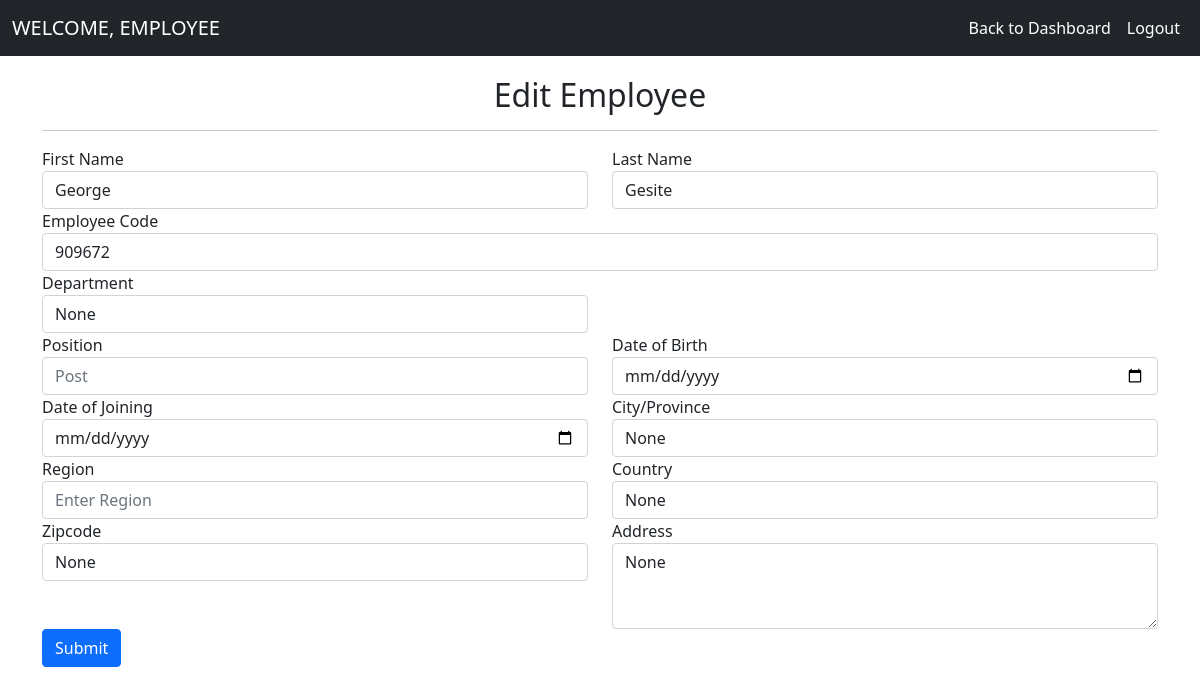
/emp_profile/ (signed in), run on an earlier commit of the app's database.
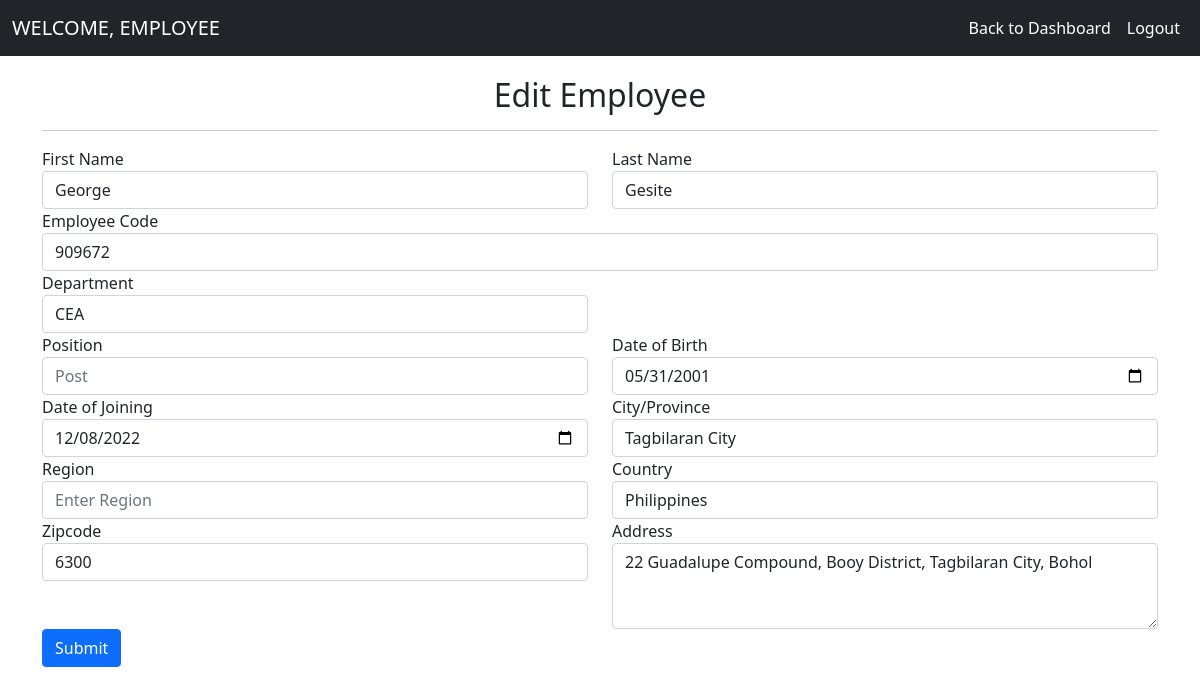
And on a later commit of the database.
### admin_side/models.py (models this page shows, shortened)
class Employee(models.Model):
    user = models.ForeignKey(User, on_delete=models.CASCADE, null=True)
    empcode = models.CharField(max_length=100, null=True)
    dob = models.DateField(null=True, blank=True)
    doj = models.DateField(null=True, blank=True)
    department = models.CharField(max_length=100, null=True, blank=True)
    position = models.CharField(max_length=100, null=True, blank=True)
    address = models.CharField(max_length=100, null=True, blank=True)
    city = models.CharField(max_length=100, null=True, blank=True)
    country = models.CharField(max_length=100, null=True, blank=True)
    zipcode = models.CharField(max_length=100, null=True, blank=True)
    region = models.CharField(max_length=100, null=True, blank=True)
    active = models.BooleanField(default=True)
    leave_count = models.IntegerField(null=True, blank=True, default=0)
    on_leave = models.BooleanField(default=False)

### admin_side/views.py (the view, shortened to what this page needs)
# urls.py: path('emp_profile/',profile, ),
def profile(request):
    if not request.user.is_authenticated:
        return redirect('emp_login')
    error = ""
    user = request.user
    emp_data = Employee.objects.get(user=user)
    d = {'error': error,'emp_data': emp_data}
    return render(request, 'emp_profile.html',d)

### admin_side/templates/emp_profile.html (shortened to what this page needs)
{% extends 'emp_home.html' %}
{% block body %}
<div class="container">
    <h2 style="margin-top:20px" align="center">Edit Employee</h2><hr>
<form method="post" action="" enctype="multipart/form-data">
    <div class="row">
      <div class="col-sm-6">
        <div class="form-group">
            <label>First Name</label>
            <input type="text" name="firstname" placeholder="Enter First Name"  class="form-control"  value="{{emp_data.user.first_name}}" pattern="[A-Za-z]+">
        </div>
    </div>
    <div class="col-sm-6">
        <div class="form-group">
            <label>Last Name</label>
            <input type="text" name="lastname" placeholder="Enter Last Name"  class="form-control" value="{{emp_data.user.last_name}}" pattern="[A-Za-z]+">
        </div>
    </div>
    <div class="col-sm-12">
      <div class="form-group">
          <label>Employee Code</label>
          <input type="text" name="empcode" value="{{emp_data.empcode}}" placeholder="Employee Code" required class="form-control" pattern="[0-9]+">
      </div>
  </div>
    <div class="form-group col-md-6">
      <label for="inputPassword4">Department</label>
      <input type="text" class="form-control" name="department" id="inputPassword4" value="{{emp_data.department}}" required placeholder="Department">
    </div>
  </div>
    <div class="row">
    <div class="form-group col-md-6">
      <label for="inputEmail4">Position</label>
      <input type="text" class="form-control" name="position" id="inputEmail4" value="{{emp_data.post}}" required placeholder="Post">
    </div>
    <div class="form-group col-md-6">
      <label for="inputPassword4">Date of Birth</label>
      <input type="date" class="form-control" name="dob" id="inputPassword4"  value="{{emp_data.dob|date:"Y-m-d"}}" required>
    </div>
    </div>
    <div class="row">
    <div class="form-group col-md-6">
      <label for="inputEmail4">Date of Joining</label>
      <input type="date" class="form-control" name="doj" id="inputEmail4" value="{{emp_data.doj|date:"Y-m-d"}}" required>
    </div>
    <div class="form-group col-md-6">
      <label for="inputPassword4">City/Province</label>
      <input type="text" class="form-control" name="city" id="inputPassword4"  value="{{emp_data.city}}" required placeholder="Enter City/Province">
    </div>
    </div>
    <div class="row">
        <div class="form-group col-md-6">
          <label for="inputEmail4">Region</label>
          <input type="text" class="form-control" name="region" id="inputEmail4" value="{{emp_data.state}}" required placeholder="Enter Region">
        </div>
        <div class="form-group col-md-6">
          <label for="inputPassword4">Country</label>
          <input type="text" class="form-control" name="country" id="inputPassword4" value="{{emp_data.country}}" required placeholder="Enter Country">
        </div>
    </div>
    <div class="row">
        <div class="form-group col-md-6">
          <label for="inputEmail4">Zipcode</label>
          <input type="text" class="form-control" name="zipcode" id="inputEmail4" value="{{emp_data.zipcode}}" required placeholder="Enter zipcode">
        </div>
        <div class="form-group col-md-6">
            <label for="exampleFormControlTextarea1">Address</label>
            <textarea class="form-control" id="exampleFormControlTextarea1" name="address" rows="3">{{emp_data.address}}</textarea>
        </div>
    </div>
  <button type="submit" class="btn btn-primary">Submit</button>
</form>
</div>
{% endblock  %}

### admin_side/templates/emp_home.html (shortened to what this page needs)
<!doctype html>
{% load static %}
<html lang="en">
  <head>
    <link href="https://cdn.jsdelivr.net/npm/bootstrap@5.1.3/dist/css/bootstrap.min.css" rel="stylesheet">
  </head>
  <body>
    <nav class="navbar navbar-expand-lg navbar-dark bg-dark">
      <div class="container-fluid">
        <a class="navbar-brand" href="#">
           WELCOME, EMPLOYEE
        </a>
        <div class="collapse navbar-collapse" id="navbarTogglerDemo03">
          <div class="d-flex">
            <ul class="navbar-nav me-auto mb-2 mb-lg-0">
            <li class="nav-item">
              <a class="nav-link active" aria-current="page" href="/emp_dashboard">Back to Dashboard</a>
            </li>
            <li class="nav-item">
                <a class="nav-link active" aria-current="page" href="/">Logout</a>
              </li>
          </ul>
          </div>
        </div>
      </div>
    </nav>
    {% block body %}{% endblock  %}
  </body>
</html>

What changed in the data, as far as the page shows it:
changed Employee "George": department "None" → "CEA"; dob (not shown) → "05/31/2001"; doj (not shown) → "12/08/2022"; city "None" → "Tagbilaran City"; country "None" → "Philippines"; zipcode "None" → "6300"; address "None" → "22 Guadalupe Compound, Booy District, Tagbilaran City, Bohol"
